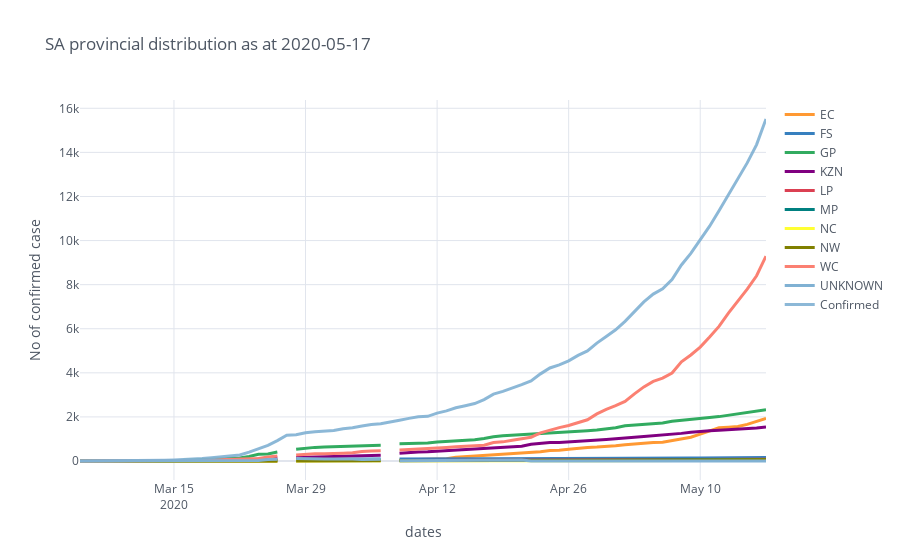

Here is the notebook cell this chart was saved with:
### Code cell
ProvinConf.iplot(theme="white",xTitle = "dates",yTitle="No of confirmed case",width=3,
                        title=f"SA provincial distribution as at {ProvinConf.index[-1].date()}")
